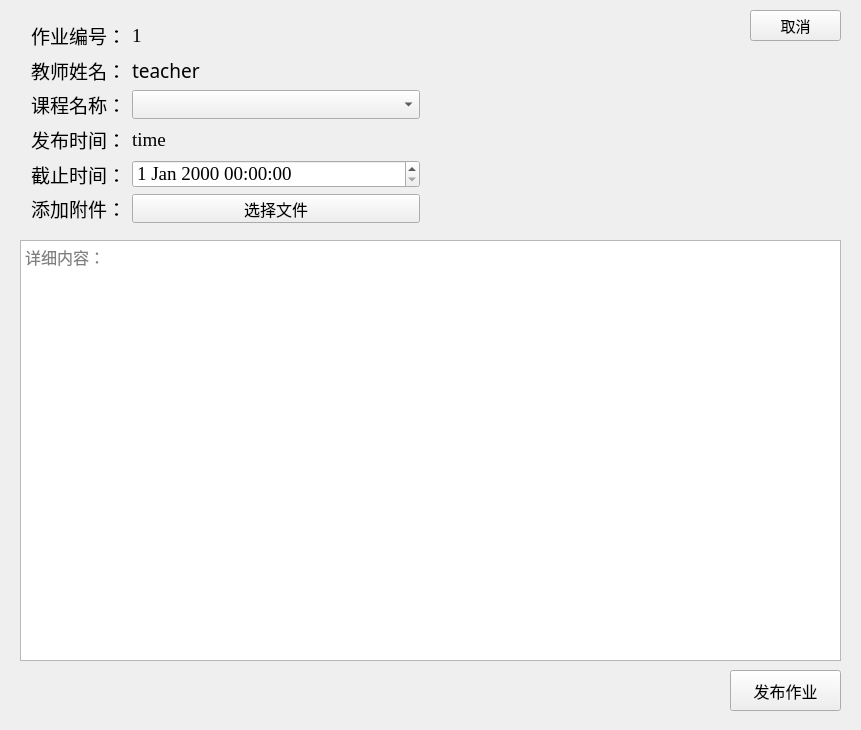
<?xml version="1.0" encoding="UTF-8"?>
<ui version="4.0">
 <class>PublishHomework</class>
 <widget class="QWidget" name="PublishHomework">
  <property name="geometry">
   <rect>
    <x>0</x>
    <y>0</y>
    <width>861</width>
    <height>730</height>
   </rect>
  </property>
  <property name="windowTitle">
   <string>发布作业界面</string>
  </property>
  <widget class="QPushButton" name="exitbtn">
   <property name="geometry">
    <rect>
     <x>750</x>
     <y>10</y>
     <width>91</width>
     <height>31</height>
    </rect>
   </property>
   <property name="font">
    <font>
     <family>Agency FB</family>
     <pointsize>11</pointsize>
    </font>
   </property>
   <property name="text">
    <string>取消</string>
   </property>
  </widget>
  <widget class="QPushButton" name="publishbtn">
   <property name="geometry">
    <rect>
     <x>730</x>
     <y>670</y>
     <width>111</width>
     <height>41</height>
    </rect>
   </property>
   <property name="font">
    <font>
     <family>Agency FB</family>
     <pointsize>12</pointsize>
    </font>
   </property>
   <property name="text">
    <string>发布作业</string>
   </property>
  </widget>
  <widget class="QPlainTextEdit" name="maintext">
   <property name="geometry">
    <rect>
     <x>20</x>
     <y>240</y>
     <width>821</width>
     <height>421</height>
    </rect>
   </property>
   <property name="font">
    <font>
     <family>Agency FB</family>
     <pointsize>12</pointsize>
    </font>
   </property>
   <property name="placeholderText">
    <string>详细内容：</string>
   </property>
  </widget>
  <widget class="QWidget" name="layoutWidget">
   <property name="geometry">
    <rect>
     <x>20</x>
     <y>10</y>
     <width>411</width>
     <height>224</height>
    </rect>
   </property>
   <layout class="QFormLayout" name="formLayout">
    <item row="0" column="0">
     <widget class="QLabel" name="label_5">
      <property name="font">
       <font>
        <family>Agency FB</family>
        <pointsize>14</pointsize>
       </font>
      </property>
      <property name="text">
       <string>作业编号：</string>
      </property>
     </widget>
    </item>
    <item row="0" column="1">
     <widget class="QLabel" name="label_10">
      <property name="font">
       <font>
        <family>Times New Roman</family>
        <pointsize>14</pointsize>
       </font>
      </property>
      <property name="text">
       <string>1</string>
      </property>
     </widget>
    </item>
    <item row="1" column="0">
     <widget class="QLabel" name="label_8">
      <property name="font">
       <font>
        <family>Agency FB</family>
        <pointsize>14</pointsize>
       </font>
      </property>
      <property name="text">
       <string>教师姓名：</string>
      </property>
     </widget>
    </item>
    <item row="1" column="1">
     <widget class="QLabel" name="teachernamelabel">
      <property name="font">
       <font>
        <family>Agency FB</family>
        <pointsize>14</pointsize>
       </font>
      </property>
      <property name="text">
       <string>teacher</string>
      </property>
     </widget>
    </item>
    <item row="2" column="0">
     <widget class="QLabel" name="label">
      <property name="font">
       <font>
        <family>Agency FB</family>
        <pointsize>14</pointsize>
       </font>
      </property>
      <property name="text">
       <string>课程名称：</string>
      </property>
     </widget>
    </item>
    <item row="2" column="1">
     <widget class="QComboBox" name="comboBox">
      <property name="font">
       <font>
        <family>Agency FB</family>
        <pointsize>12</pointsize>
       </font>
      </property>
      <property name="editable">
       <bool>false</bool>
      </property>
      <property name="maxVisibleItems">
       <number>20</number>
      </property>
     </widget>
    </item>
    <item row="3" column="0">
     <widget class="QLabel" name="label_2">
      <property name="font">
       <font>
        <family>Agency FB</family>
        <pointsize>14</pointsize>
       </font>
      </property>
      <property name="text">
       <string>发布时间：</string>
      </property>
     </widget>
    </item>
    <item row="3" column="1">
     <widget class="QLabel" name="timelabel">
      <property name="font">
       <font>
        <family>Times New Roman</family>
        <pointsize>14</pointsize>
       </font>
      </property>
      <property name="text">
       <string>time</string>
      </property>
     </widget>
    </item>
    <item row="4" column="0">
     <widget class="QLabel" name="label_4">
      <property name="font">
       <font>
        <family>Agency FB</family>
        <pointsize>14</pointsize>
       </font>
      </property>
      <property name="text">
       <string>截止时间：</string>
      </property>
     </widget>
    </item>
    <item row="4" column="1">
     <widget class="QDateTimeEdit" name="timeeditor">
      <property name="font">
       <font>
        <family>Times New Roman</family>
        <pointsize>14</pointsize>
       </font>
      </property>
     </widget>
    </item>
    <item row="5" column="0">
     <widget class="QLabel" name="label_7">
      <property name="font">
       <font>
        <family>Agency FB</family>
        <pointsize>14</pointsize>
       </font>
      </property>
      <property name="text">
       <string>添加附件：</string>
      </property>
     </widget>
    </item>
    <item row="5" column="1">
     <widget class="QPushButton" name="deliverfilebtn">
      <property name="font">
       <font>
        <family>Times New Roman</family>
        <pointsize>12</pointsize>
       </font>
      </property>
      <property name="text">
       <string>选择文件</string>
      </property>
     </widget>
    </item>
   </layout>
  </widget>
 </widget>
 <layoutdefault spacing="6" margin="11"/>
 <resources/>
 <connections/>
</ui>
